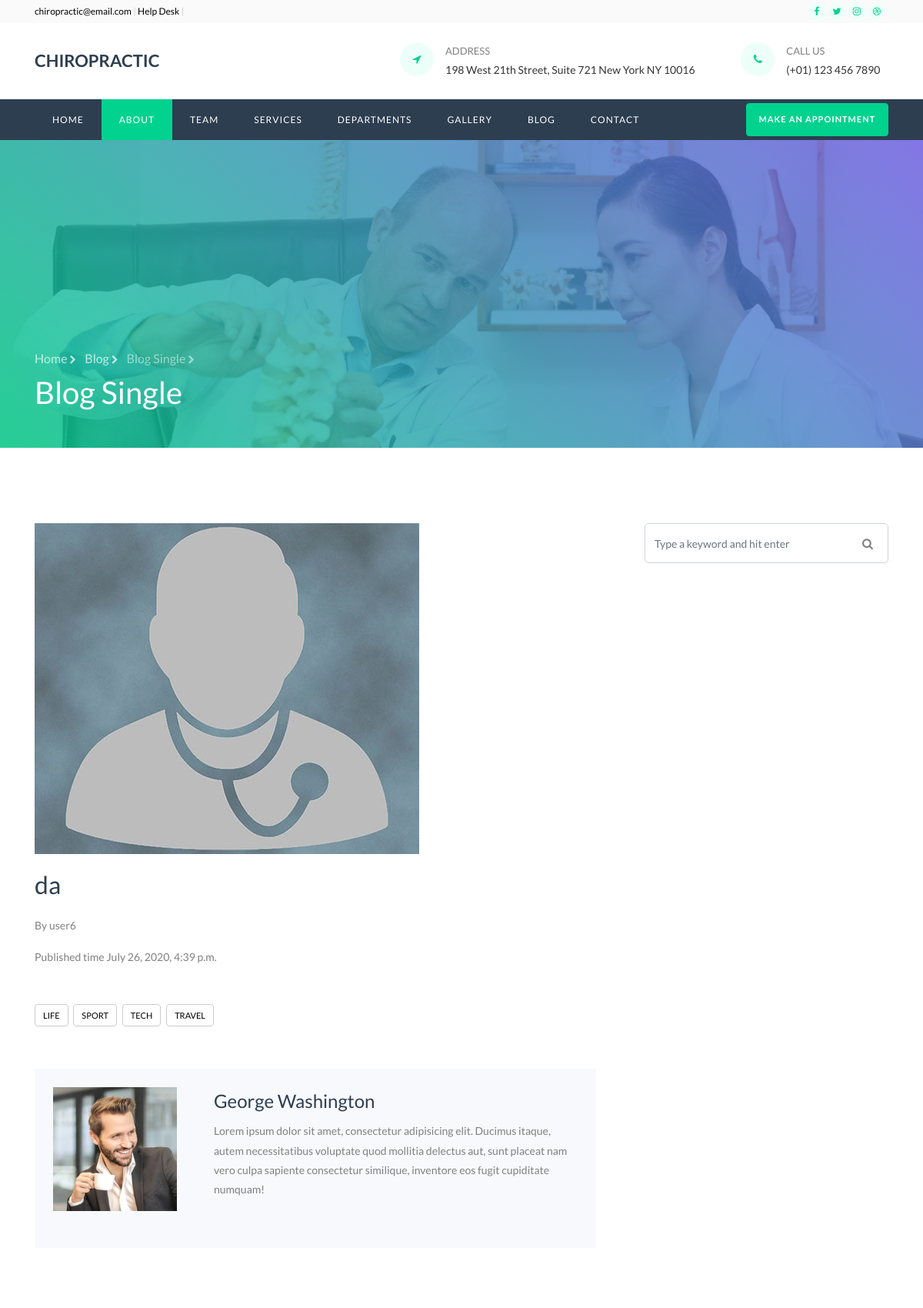
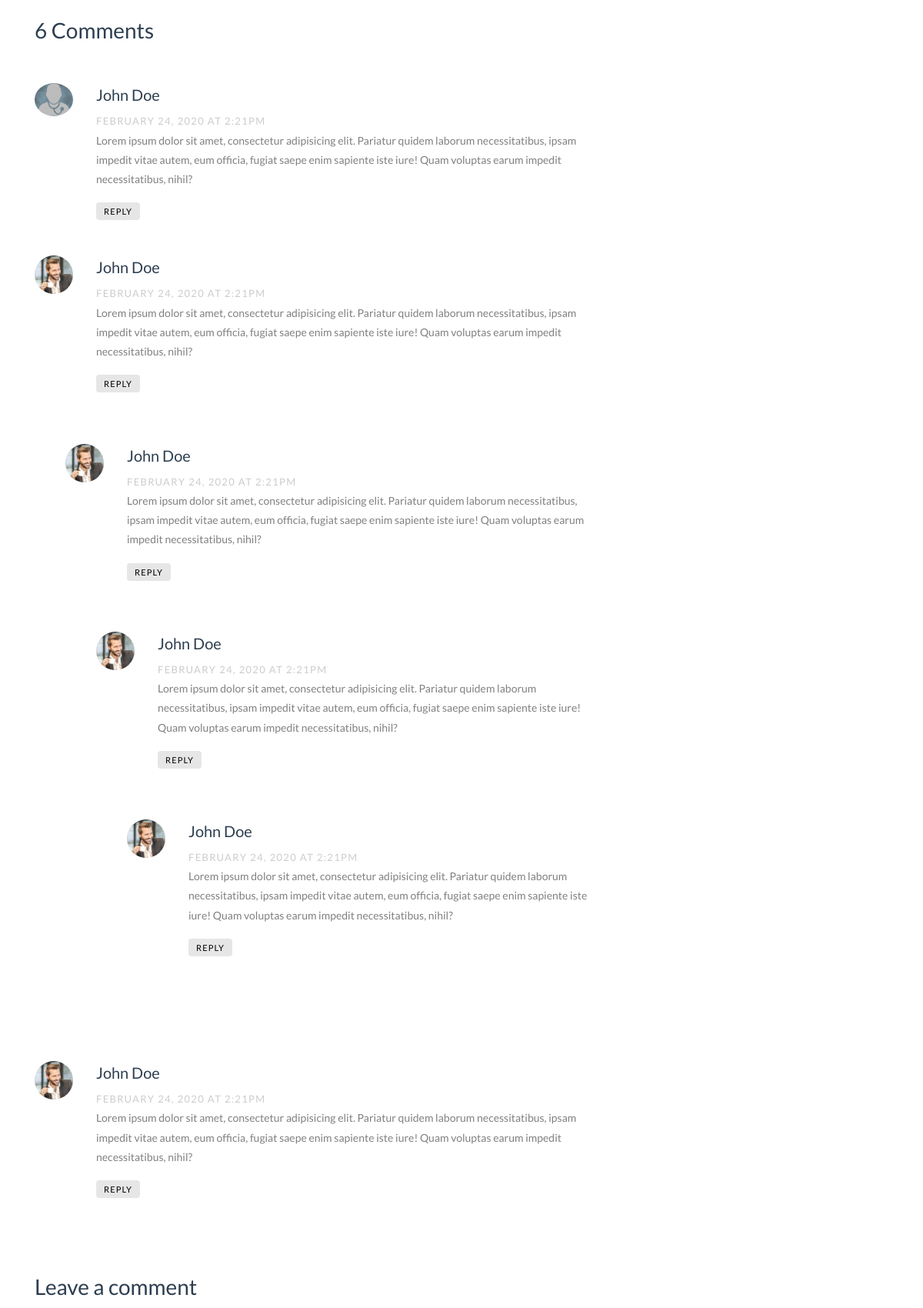
The app's page /blog_single/3/ (upper part) with its own data (2 pictures, top to bottom).
### counseling/models.py (models this page shows, shortened)
class Status(models.Model):
    user = models.ForeignKey(User, on_delete=models.CASCADE)
    title = models.CharField(max_length=200)
    Artical= models.TextField(default='')
    Artical_img = models.ImageField(upload_to='post_pics', default='default.jpg')
    pub_date=models.DateTimeField(auto_now=True)
    class Meta:
        ordering = ['-pub_date']

### counseling/views.py (the view)
# urls.py: path("blog_single/<str:i>/",views.blog_single, name="blog_single"),
def blog_single(request,i):
    status=Status.objects.filter(id=i).first()
    context={'status':status}
    return render(request,'counseling/blog-single.html',context)

### counseling/templates/counseling/blog-single.html (shortened to what this page needs)
{% extends 'counseling/base.html' %}
{% load static %}
{% block about %}active{% endblock %}
{% block body %}
		<section class="hero-wrap hero-wrap-2" style="background-image: url('images/bg_2.jpg');" data-stellar-background-ratio="0.5">
      <div class="overlay"></div>
      <div class="container">
        <div class="row no-gutters slider-text align-items-end">
          <div class="col-md-9 ftco-animate pb-5">
          	<p class="breadcrumbs mb-2"><span class="mr-2"><a href="home">Home <i class="fa fa-chevron-right"></i></a></span> <span class="mr-2"><a href="blog.html">Blog <i class="fa fa-chevron-right"></i></a></span> <span>Blog Single <i class="fa fa-chevron-right"></i></span></p>
            <h1 class="mb-0 bread">Blog Single</h1>
          </div>
        </div>
      </div>
    </section>
    <section class="ftco-section ftco-degree-bg">
      <div class="container">
        <div class="row">
          <div class="col-lg-8 ftco-animate">
          	<p>
              <img src="/media/{{ status.Artical_img }}" alt="" class="img-fluid">
            </p>
            <h2 class="mb-3">{{ status.title }}</h2>
            <p>By {{ status.user.username }}</p>
            <p>Published time {{ status.pub_date }}</p>
            <div class="tag-widget post-tag-container mb-5 mt-5">
              <div class="tagcloud">
                <a href="#" class="tag-cloud-link">Life</a>
                <a href="#" class="tag-cloud-link">Sport</a>
                <a href="#" class="tag-cloud-link">Tech</a>
                <a href="#" class="tag-cloud-link">Travel</a>
              </div>
            </div>
            <div class="about-author d-flex p-4 bg-light">
              <div class="bio mr-5">
                <img src="images/person_1.jpg" alt="Image placeholder" class="img-fluid mb-4">
              </div>
              <div class="desc">
                <h3>George Washington</h3>
                <p>Lorem ipsum dolor sit amet, consectetur adipisicing elit. Ducimus itaque, autem necessitatibus voluptate quod mollitia delectus aut, sunt placeat nam vero culpa sapiente consectetur similique, inventore eos fugit cupiditate numquam!</p>
              </div>
            </div>
            <div class="pt-5 mt-5">
              <h3 class="mb-5">6 Comments</h3>
              <ul class="comment-list">
                <li class="comment">
                  <div class="vcard bio">
                    <img src="/media/{{ status.Artical_img }}" alt="Image placeholder">
                  </div>
                  <div class="comment-body">
                    <h3>John Doe</h3>
                    <div class="meta">February 24, 2020 at 2:21pm</div>
                    <p>Lorem ipsum dolor sit amet, consectetur adipisicing elit. Pariatur quidem laborum necessitatibus, ipsam impedit vitae autem, eum officia, fugiat saepe enim sapiente iste iure! Quam voluptas earum impedit necessitatibus, nihil?</p>
                    <p><a href="#" class="reply">Reply</a></p>
                  </div>
                </li>
                <li class="comment">
                  <div class="vcard bio">
                    <img src="images/person_1.jpg" alt="Image placeholder">
                  </div>
                  <div class="comment-body">
                    <h3>John Doe</h3>
                    <div class="meta">February 24, 2020 at 2:21pm</div>
                    <p>Lorem ipsum dolor sit amet, consectetur adipisicing elit. Pariatur quidem laborum necessitatibus, ipsam impedit vitae autem, eum officia, fugiat saepe enim sapiente iste iure! Quam voluptas earum impedit necessitatibus, nihil?</p>
                    <p><a href="#" class="reply">Reply</a></p>
                  </div>
                  <ul class="children">
                    <li class="comment">
                      <div class="vcard bio">
                        <img src="images/person_1.jpg" alt="Image placeholder">
                      </div>
                      <div class="comment-body">
                        <h3>John Doe</h3>
                        <div class="meta">February 24, 2020 at 2:21pm</div>
                        <p>Lorem ipsum dolor sit amet, consectetur adipisicing elit. Pariatur quidem laborum necessitatibus, ipsam impedit vitae autem, eum officia, fugiat saepe enim sapiente iste iure! Quam voluptas earum impedit necessitatibus, nihil?</p>
                        <p><a href="#" class="reply">Reply</a></p>
                      </div>
                      <ul class="children">
                        <li class="comment">
                          <div class="vcard bio">
                            <img src="images/person_1.jpg" alt="Image placeholder">
                          </div>
                          <div class="comment-body">
                            <h3>John Doe</h3>
                            <div class="meta">February 24, 2020 at 2:21pm</div>
                            <p>Lorem ipsum dolor sit amet, consectetur adipisicing elit. Pariatur quidem laborum necessitatibus, ipsam impedit vitae autem, eum officia, fugiat saepe enim sapiente iste iure! Quam voluptas earum impedit necessitatibus, nihil?</p>
                            <p><a href="#" class="reply">Reply</a></p>
                          </div>
                            <ul class="children">
                              <li class="comment">
                                <div class="vcard bio">
                                  <img src="images/person_1.jpg" alt="Image placeholder">
                                </div>
                                <div class="comment-body">
                                  <h3>John Doe</h3>
                                  <div class="meta">February 24, 2020 at 2:21pm</div>
                                  <p>Lorem ipsum dolor sit amet, consectetur adipisicing elit. Pariatur quidem laborum necessitatibus, ipsam impedit vitae autem, eum officia, fugiat saepe enim sapiente iste iure! Quam voluptas earum impedit necessitatibus, nihil?</p>
                                  <p><a href="#" class="reply">Reply</a></p>
                                </div>
                              </li>
                            </ul>
                        </li>
                      </ul>
                    </li>
                  </ul>
                </li>
                <li class="comment">
                  <div class="vcard bio">
                    <img src="images/person_1.jpg" alt="Image placeholder">
                  </div>
                  <div class="comment-body">
                    <h3>John Doe</h3>
                    <div class="meta">February 24, 2020 at 2:21pm</div>
                    <p>Lorem ipsum dolor sit amet, consectetur adipisicing elit. Pariatur quidem laborum necessitatibus, ipsam impedit vitae autem, eum officia, fugiat saepe enim sapiente iste iure! Quam voluptas earum impedit necessitatibus, nihil?</p>
                    <p><a href="#" class="reply">Reply</a></p>
                  </div>
                </li>
              </ul>
              <div class="comment-form-wrap pt-5">
                <h3 class="mb-5">Leave a comment</h3>
              </div>
            </div>
          </div>
          <div class="col-lg-4 sidebar pl-lg-5 ftco-animate">
            <div class="sidebar-box">
              <form action="#" class="search-form">
                <div class="form-group">
                  <span class="fa fa-search"></span>
                  <input type="text" class="form-control" placeholder="Type a keyword and hit enter">
                </div>
              </form>
            </div>
          </div>
        </div>
      </div>
    </section>
{% endblock %}

### records on screen
Status: Artical_img (placeholder picture), title "da", user.username "user6", pub_date "July 26, 2020, 4:39 p.m."
